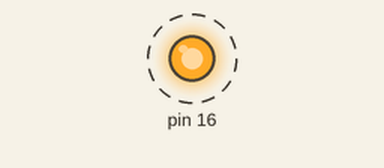
Recording of a sketch running on a simulated Arduino Uno, built with avr-gcc and run on an emulated ATmega328P. Parts: output pins drawn as LEDs (lit = HIGH). Dashed ring = blinking.

Above: at 0.05 s.
Timing chart, 0 to 3.0 s (numbered marks = the images above):
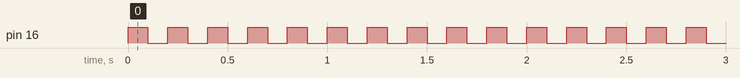

Measured:
- by itself, pin 16: alternates HIGH for 0.10 s and LOW for 0.10 s

The sketch:

Lab1-1.ino
```cpp
void setup() {
  pinMode(16,OUTPUT);

}

void loop() {
  digitalWrite(16, HIGH);
  delay(100);
  digitalWrite(16,LOW);
  delay(100);
}
```
